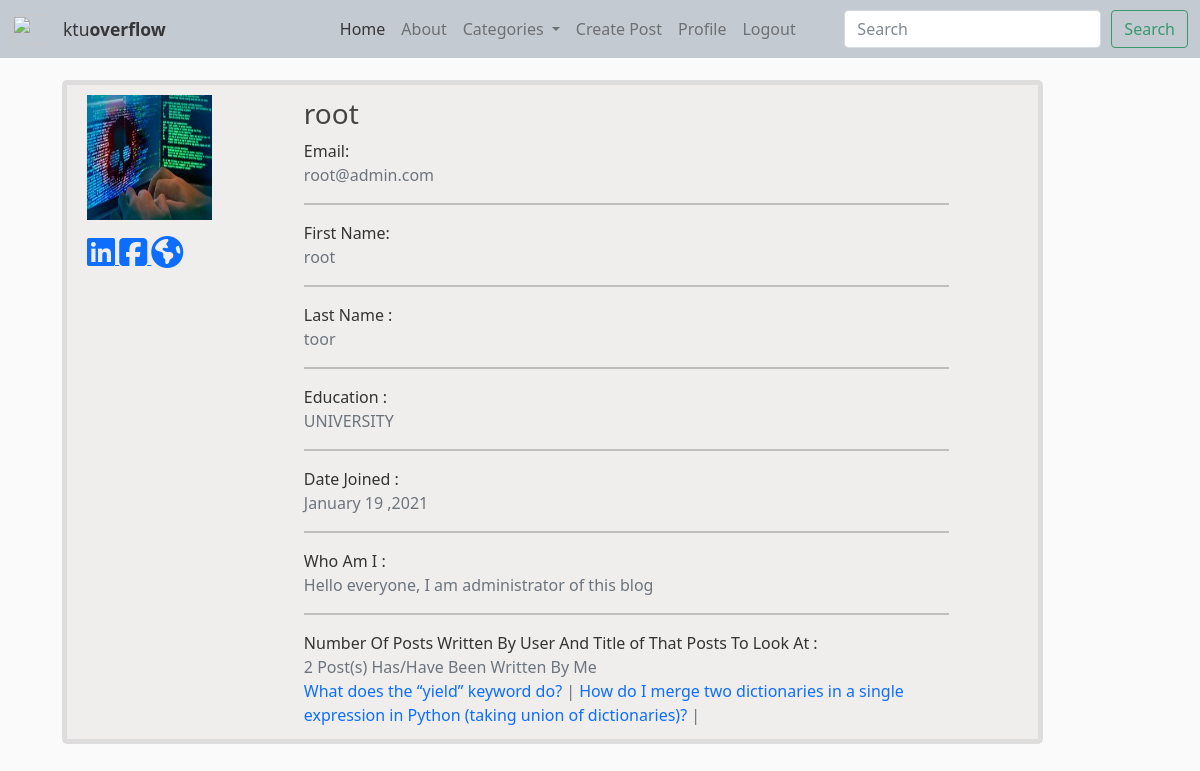
Page /usr/root/ on the committed database.
### user/models.py (models this page shows, shortened)
class Profile(models.Model):
    user = models.OneToOneField(User, on_delete=models.CASCADE)
    bio = models.TextField(blank=True, null=True)
    image = models.ImageField(default='default.jpg', upload_to="profile_img")
    education = models.CharField(max_length=255, blank=True, null=True)
    website_url = models.CharField(max_length=255, blank=True, null=True)
    linkin_url = models.CharField(max_length=255, blank=True, null=True)
    facebook_url = models.CharField(max_length=255, blank=True, null=True)

### blog/models.py (models this page shows, shortened)
class Post(models.Model):
    author = models.ForeignKey(User, on_delete=models.CASCADE)
    title = models.CharField(max_length=150)
    date_posted = models.DateTimeField(default=timezone.now)
    last_modified = models.DateTimeField(auto_now=True)
    category = models.CharField(max_length=150)
    snippet = models.CharField(max_length=500)
    body = models.TextField()
    like = models.ManyToManyField(User, blank=True, related_name="likes")
    dislike = models.ManyToManyField(User, blank=True, related_name="dislikes")
    objects = BlogPostManager()

### blog/views.py (the view)
# urls.py: path('usr/<str:username>/', UserProfileView.as_view(), name="user-profile"),
class UserProfileView(ListView):
    model = User
    template_name = "blog/user_profile.html"
    context_object_name = "user"
    def get_queryset(self):
        user = get_object_or_404(User, username=self.kwargs.get('username'))
        return user
    def get_context_data(self, *args, **kwargs):
        context = super(UserProfileView, self).get_context_data(*args, **kwargs)
        user = get_object_or_404(User, username=self.kwargs.get('username'))
        context['posts'] = Post.objects.filter(author=user.id)
        return context

### blog/custom_context_processor.py (called while the page is built)
def subject_renderer(request):
    return {
       'all_categories': Category.objects.all(),
    }

### blog/models.py (called while the page is built)
    def get_queryset(self):
        return BlogPostQuerySet(self.model, using=self._db)

    def __str__(self):
        return self.name

### blog/templates/blog/user_profile.html (shortened to what this page needs)
{% extends "blog/base.html" %}
{% load crispy_forms_tags%}
{% block content %}
    <div class="content-section" style="display: flex; flex-direction: row;">
    <div class="media">
        <img class=" account-img" src="{{ user.profile.image.url }}">
        <div class="bottom">
            {% if user.profile.linkin_url %}
                <a href="{{ user.profile.linkin_url }}">
                    <i class="fab fa-linkedin fa-2x"></i>
                </a>
            {% endif %}
            {% if user.profile.facebook_url %}
                <a href="{{ user.profile.facebook_url }}">
                    <i class="fab fa-facebook-square fa-2x"></i>
                </a>
            {% endif %}
            {% if user.profile.website_url %}
                <a href="{{ user.profile.website_url }}">
                    <i class="fas fa-globe-americas fa-2x"></i>
                </a>
            {% endif %}
        </div>
    </div>
    <main style="width: 100%;">
        <div class="row" >
            <div class="col-md-11">
                <div class="media-body" style="margin: 2px; margin-left: 10%;">
                    <h3> {{ user.username }}</h3>
                    Email:
                    <div class="text-secondary">{{ user.email }}</div>
                    <hr style="border-bottom : 2px dashed;">
                    First Name:
                    <div class="text-secondary">{{ user.first_name }}</div>
                    <hr style="border-bottom : 2px dashed;">
                    Last Name :
                    <div class="text-secondary">{{ user.last_name }}</div>
                    <hr style="border-bottom : 2px dashed;">
                    Education :
                    <div class="text-secondary">{{ user.profile.education }}</div>
                    <hr style="border-bottom : 2px dashed;">
                    Date Joined :
                    <div class="text-secondary">{{ user.date_joined| date:"F d ,Y " }}</div>
                    <hr style="border-bottom : 2px dashed;">
                    Who Am I :
                    <div class="text-secondary">{{ user.profile.bio }}</div>
                    <hr style="border-bottom : 2px dashed;">
                    Number Of Posts Written By User And Title of That Posts To Look At :
                    <div class="text-secondary">{{ posts.count }} Post(s) Has/Have Been Written By Me</div>
                    <div class="text-secondary">
                        {% for post in posts %}
                            <a class="linkin_url" style="text-decoration: none;" href="{% url 'post-detail' post.id %}">{{ post.title }}</a> |
                        {% endfor %}
                    </div>
                </div>
            </div>
        </div>
    </main>
    </div>
{% endblock content %}

### blog/static/blog/style.css (style rules this page uses)
body { background: #fafafa; color: #333333; }
h1, h2, h3, h4, h5, h6 { color: #444444; }
.content-section { background: #f0eded; padding: 10px 20px; border: 5px solid #dddddd; border-radius: 5px; margin: 20px; }
.account-img { height: 125px; width: 125px; margin-right: 20px; margin-bottom: 16px; }

### rows in the picture
Post: title "What does the “yield” keyword do?"
Post: title "How do I merge two dictionaries in a single expression in Python (taking union of dictionaries)?"

### other values in the picture
{{ user.username }} "root"
{{ user.email }} "root@admin.com"
{{ user.first_name }} "root"
{{ user.last_name }} "toor"
{{ user.profile.education }} "UNIVERSITY"
{{ user.date_joined| date:"F d ,Y " }} "January 19 ,2021"
{{ user.profile.bio }} "Hello everyone, I am administrator of this blog"
{{ posts.count }} "2"
